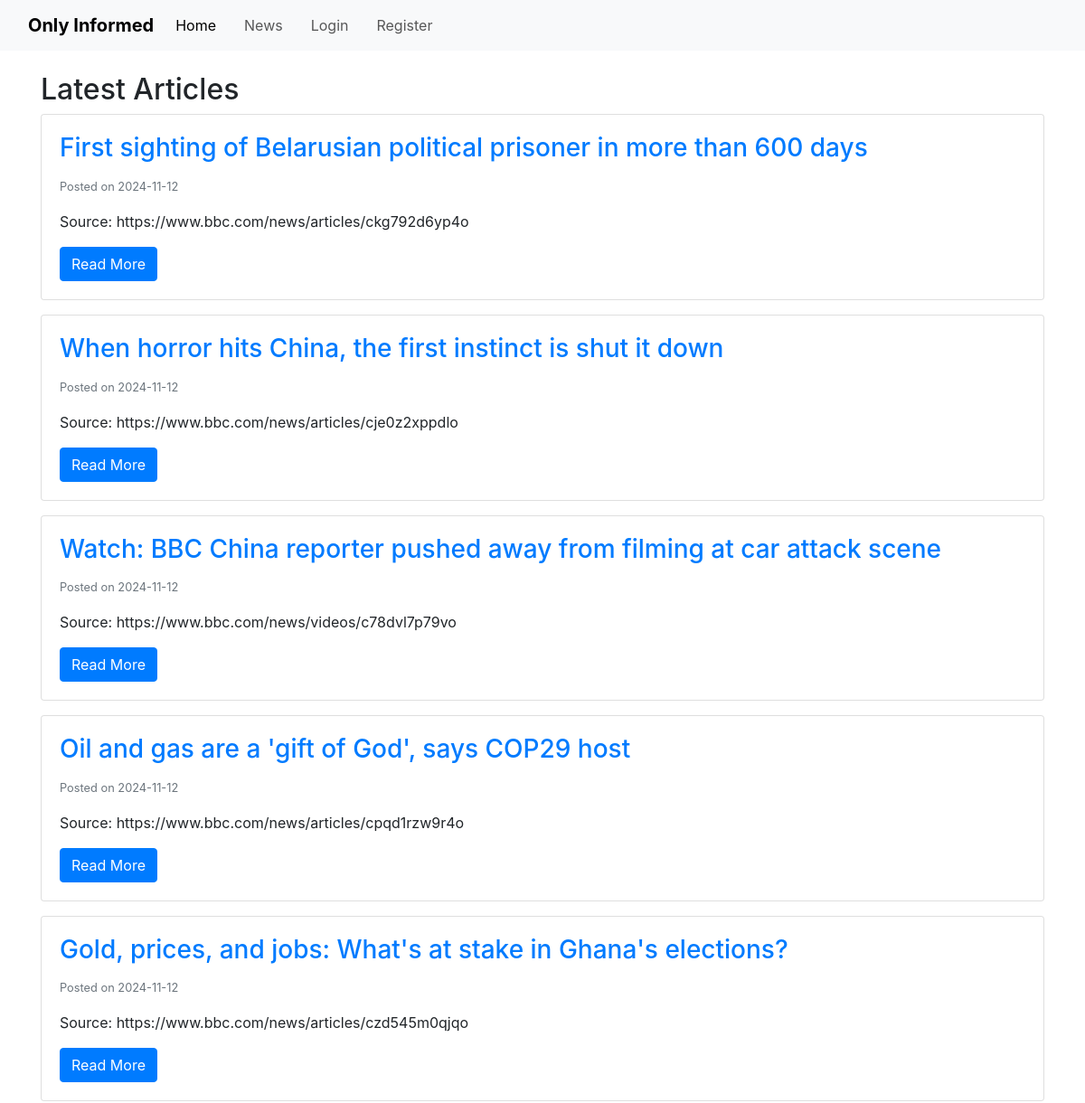
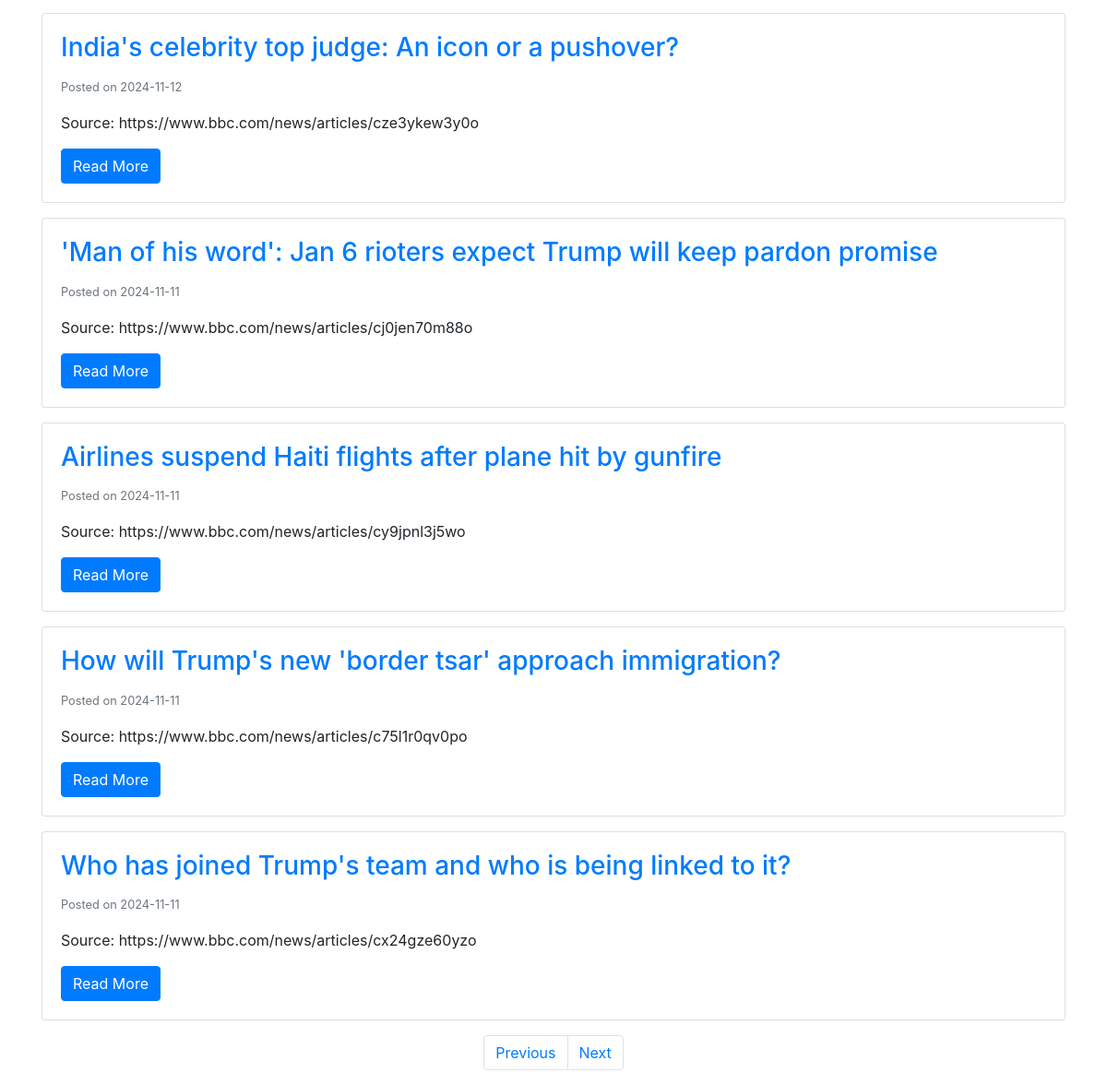
The page /articles?page=5 on the database as committed earlier (2 pictures, top to bottom).
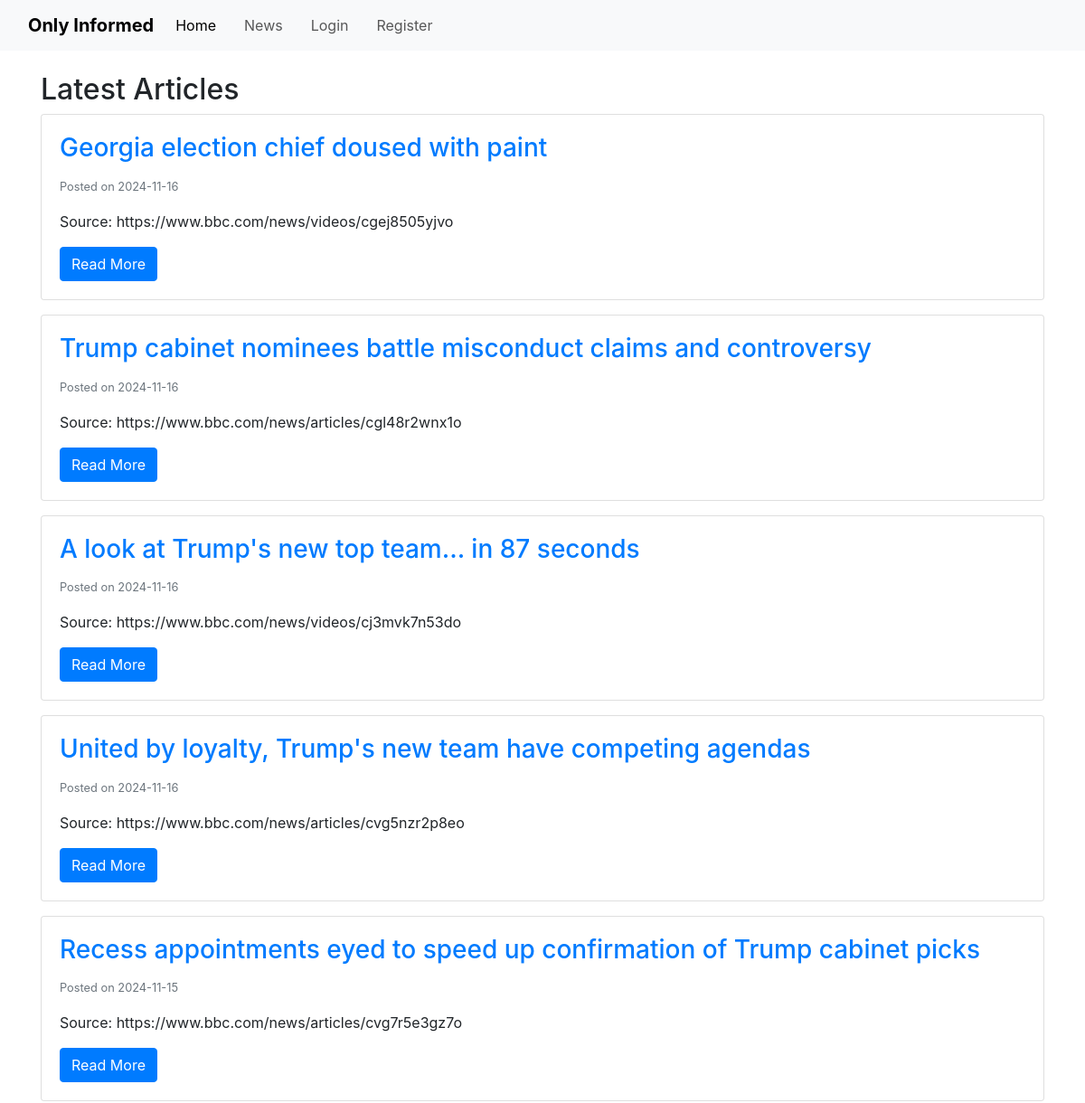
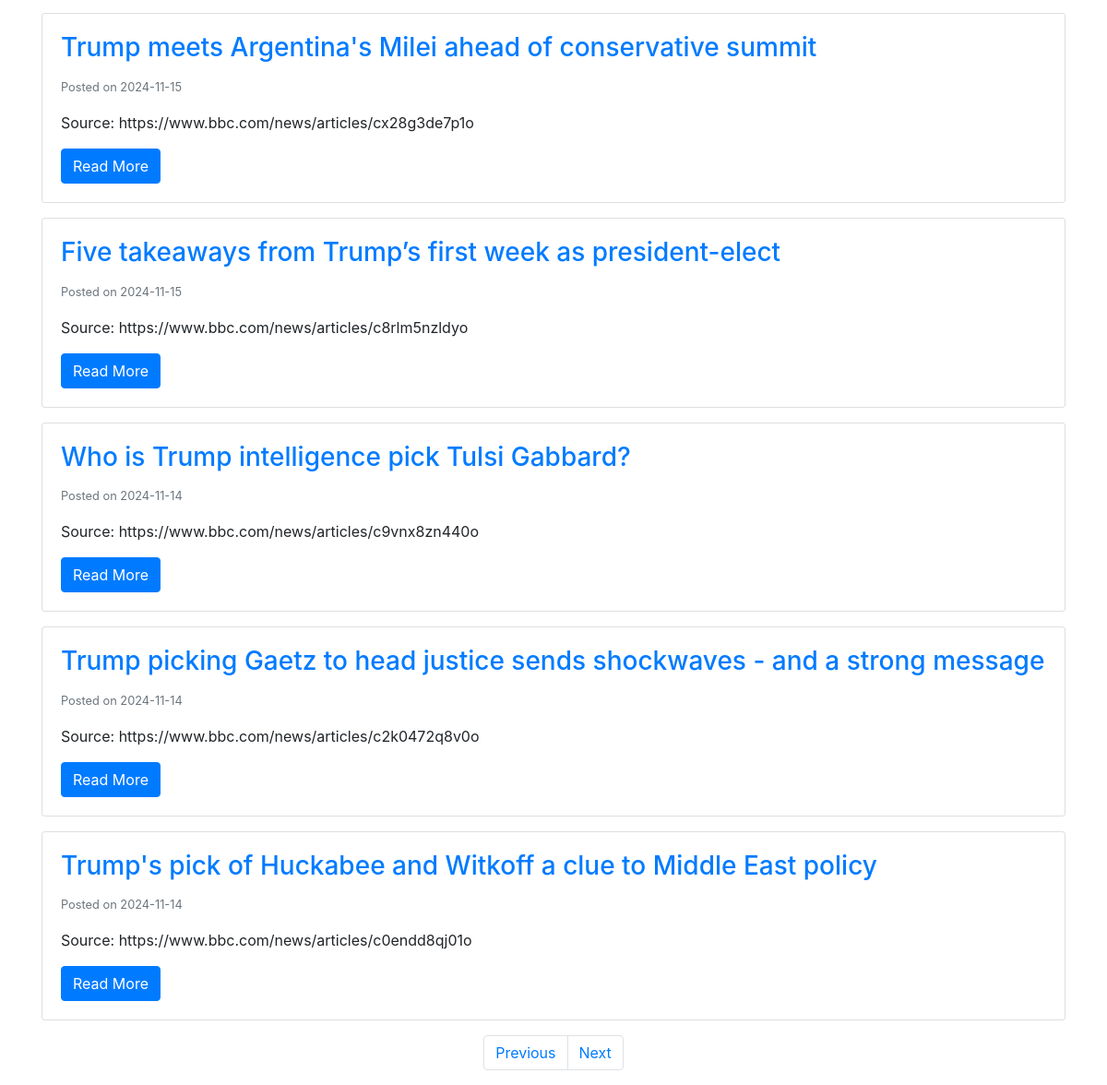
The same page on the database as committed later (2 pictures, top to bottom).
### app/models.py (models this page shows, shortened)
class Article(db.Model):
    __tablename__ = 'article'
    id = db.Column(db.Integer, primary_key = True)
    title = db.Column(db.String(250), nullable = False, unique = True)
    content = db.Column(db.Text, nullable = False)
    source = db.Column(db.String(200), nullable = False)
    date_posted = db.Column(db.DateTime, nullable = False, default = datetime.now(timezone.utc))
    quiz = relationship('Quiz', uselist = False, backref = 'article') # uselist=false indicates a 1 to 1 relationship with quiz
    comments = relationship('Comment', backref = 'article', lazy = True)

### app/routes.py (the view)
@app.route('/articles')
def articles():
    page = request.args.get('page', 1, type=int)
    articles = Article.query.order_by(Article.date_posted.desc()).paginate(page=page, per_page=10)
    return render_template('articles.html', articles=articles)

### app/templates/articles.html (shortened to what this page needs)
{% extends "base.html" %}
{% block content %}
<h2>Latest Articles</h2>
{% for article in articles.items %}
    <div class="card mb-3">
        <div class="card-body">
            <h3 class="card-title">
                <a href="{{ url_for('article', article_id=article.id) }}">{{ article.title }}</a>
            </h3>
            <p class="card-text"><small class="text-muted">Posted on {{ article.date_posted.strftime('%Y-%m-%d') }}</small></p>
            <p class="card-text">Source: {{ article.source }}</p>
            <a href="{{ url_for('article', article_id=article.id) }}" class="btn btn-primary">Read More</a>
        </div>
    </div>
{% else %}
    <p>No articles available.</p>
{% endfor %}
<nav aria-label="Page navigation">
    <ul class="pagination justify-content-center">
        {% if articles.has_prev %}
            <li class="page-item">
                <a class="page-link" href="{{ url_for('articles', page=articles.prev_num) }}">Previous</a>
            </li>
        {% else %}
            <li class="page-item disabled">
                <a class="page-link" href="#">Previous</a>
            </li>
        {% endif %}
        {% if articles.has_next %}
            <li class="page-item">
                <a class="page-link" href="{{ url_for('articles', page=articles.next_num) }}">Next</a>
            </li>
        {% else %}
            <li class="page-item disabled">
                <a class="page-link" href="#">Next</a>
            </li>
        {% endif %}
    </ul>
</nav>
{% endblock %}

Rows that differ between the two databases and show on the page:
no longer on this page (row unchanged): Article: title "First sighting of Belarusian political prisoner in more than 600 days", date_posted "2024-11-12", source "https://www.bbc.com/news/articles/ckg792d6yp4o"
no longer on this page (row unchanged): Article: title "When horror hits China, the first instinct is shut it down", date_posted "2024-11-12", source "https://www.bbc.com/news/articles/cje0z2xppdlo"
no longer on this page (row unchanged): Article: title "Watch: BBC China reporter pushed away from filming at car attack scene", date_posted "2024-11-12", source "https://www.bbc.com/news/videos/c78dvl7p79vo"
no longer on this page (row unchanged): Article: title "Oil and gas are a 'gift of God', says COP29 host", date_posted "2024-11-12", source "https://www.bbc.com/news/articles/cpqd1rzw9r4o"
no longer on this page (row unchanged): Article: title "Gold, prices, and jobs: What's at stake in Ghana's elections?", date_posted "2024-11-12", source "https://www.bbc.com/news/articles/czd545m0qjqo"
no longer on this page (row unchanged): Article: title "India's celebrity top judge: An icon or a pushover?", date_posted "2024-11-12", source "https://www.bbc.com/news/articles/cze3ykew3y0o"
no longer on this page (row unchanged): Article: title "'Man of his word': Jan 6 rioters expect Trump will keep pardon promise", date_posted "2024-11-11", source "https://www.bbc.com/news/articles/cj0jen70m88o"
no longer on this page (row unchanged): Article: title "Airlines suspend Haiti flights after plane hit by gunfire", date_posted "2024-11-11", source "https://www.bbc.com/news/articles/cy9jpnl3j5wo"
no longer on this page (row unchanged): Article: title "How will Trump's new 'border tsar' approach immigration?", date_posted "2024-11-11", source "https://www.bbc.com/news/articles/c75l1r0qv0po"
no longer on this page (row unchanged): Article: title "Who has joined Trump's team and who is being linked to it?", date_posted "2024-11-11", source "https://www.bbc.com/news/articles/cx24gze60yzo"
added Article: title "Georgia election chief doused with paint", date_posted "2024-11-16", source "https://www.bbc.com/news/videos/cgej8505yjvo"
added Article: title "Trump cabinet nominees battle misconduct claims and controversy", date_posted "2024-11-16", source "https://www.bbc.com/news/articles/cgl48r2wnx1o"
added Article: title "A look at Trump's new top team... in 87 seconds", date_posted "2024-11-16", source "https://www.bbc.com/news/videos/cj3mvk7n53do"
added Article: title "United by loyalty, Trump's new team have competing agendas", date_posted "2024-11-16", source "https://www.bbc.com/news/articles/cvg5nzr2p8eo"
added Article: title "Recess appointments eyed to speed up confirmation of Trump cabinet picks", date_posted "2024-11-15", source "https://www.bbc.com/news/articles/cvg7r5e3gz7o"
added Article: title "Trump meets Argentina's Milei ahead of conservative summit", date_posted "2024-11-15", source "https://www.bbc.com/news/articles/cx28g3de7p1o"
added Article: title "Five takeaways from Trump’s first week as president-elect", date_posted "2024-11-15", source "https://www.bbc.com/news/articles/c8rlm5nzldyo"
added Article: title "Who is Trump intelligence pick Tulsi Gabbard?", date_posted "2024-11-14", source "https://www.bbc.com/news/articles/c9vnx8zn440o"
added Article: title "Trump picking Gaetz to head justice sends shockwaves - and a strong message", date_posted "2024-11-14", source "https://www.bbc.com/news/articles/c2k0472q8v0o"
added Article: title "Trump's pick of Huckabee and Witkoff a clue to Middle East policy", date_posted "2024-11-14", source "https://www.bbc.com/news/articles/c0endd8qj01o"
